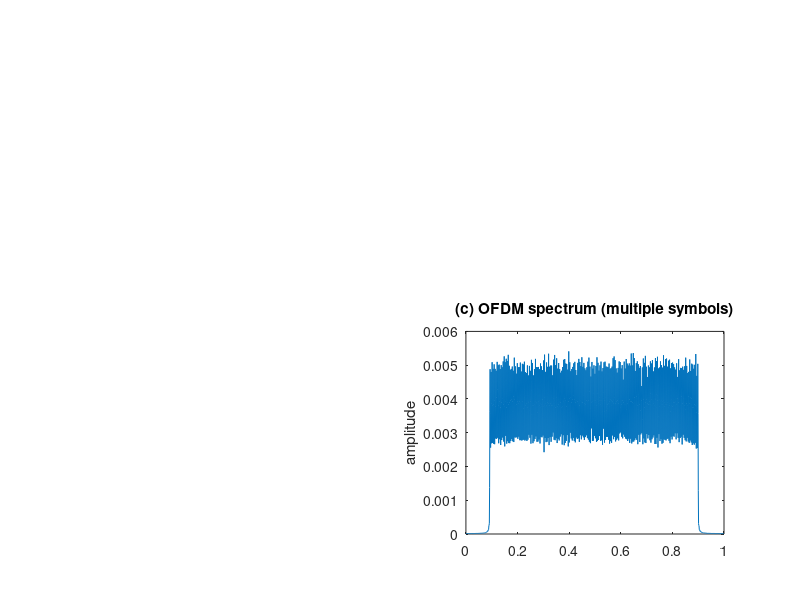

The MATLAB source for this figure:
clear
close all
clc
%
% % Generation of a simple OFDM signal
%  N=256; % FFT size
%  CP_size=1/4; % CP ratio
%  used_subc_indices=35:1:N-35; % used subcarriers
%  symbols=2*(randn(1,N)>0)-1; % BPSK symbol generation
%  to_ifft=zeros(1,N);
%  to_ifft(used_subc_indices)=symbols(used_subc_indices);
%  time=ifft(to_ifft);
%  time_cp=[time(end-N*CP_size+1:end) time]; % adding CP
%
%  clf; subplot(2,2,[1,2])
%  plot(10*log10(abs(time_cp).^2))
%  hold on
% %  plot(10*log10(abs(time_cp(1:64)).?^2),'r')
%  title('(a) An OFDM time signal')
%  xlabel('Time sample index')
%  ylabel('Power (dB)')
%  subplot(2,2,3)
%  pwelch(time_cp)
%  title('(b) OFDM spectrum (only one symbol)')

% -------- Multiple Symbols --------------
num_OFDM_symbols=1000; % Number of OFDM symbols to be generated
frame=[];
N=256;
CP_size=1/4;
for ii=1:num_OFDM_symbols
    symbols=2*(randn(1,N)>0)-1;
    used_subc_indices=25:1:256-25;
    to_ifft=zeros(1,N);
    to_ifft(used_subc_indices)=symbols(used_subc_indices);
    time=ifft(to_ifft);
    time_cp=[time(end-N*CP_size+1:end) time]; % CP removal
    frame=[frame time_cp]; % Concatenation of generated symbols
end
subplot(2,2,4)
pwelch(frame)
title('(c) OFDM spectrum (multiple symbols)')